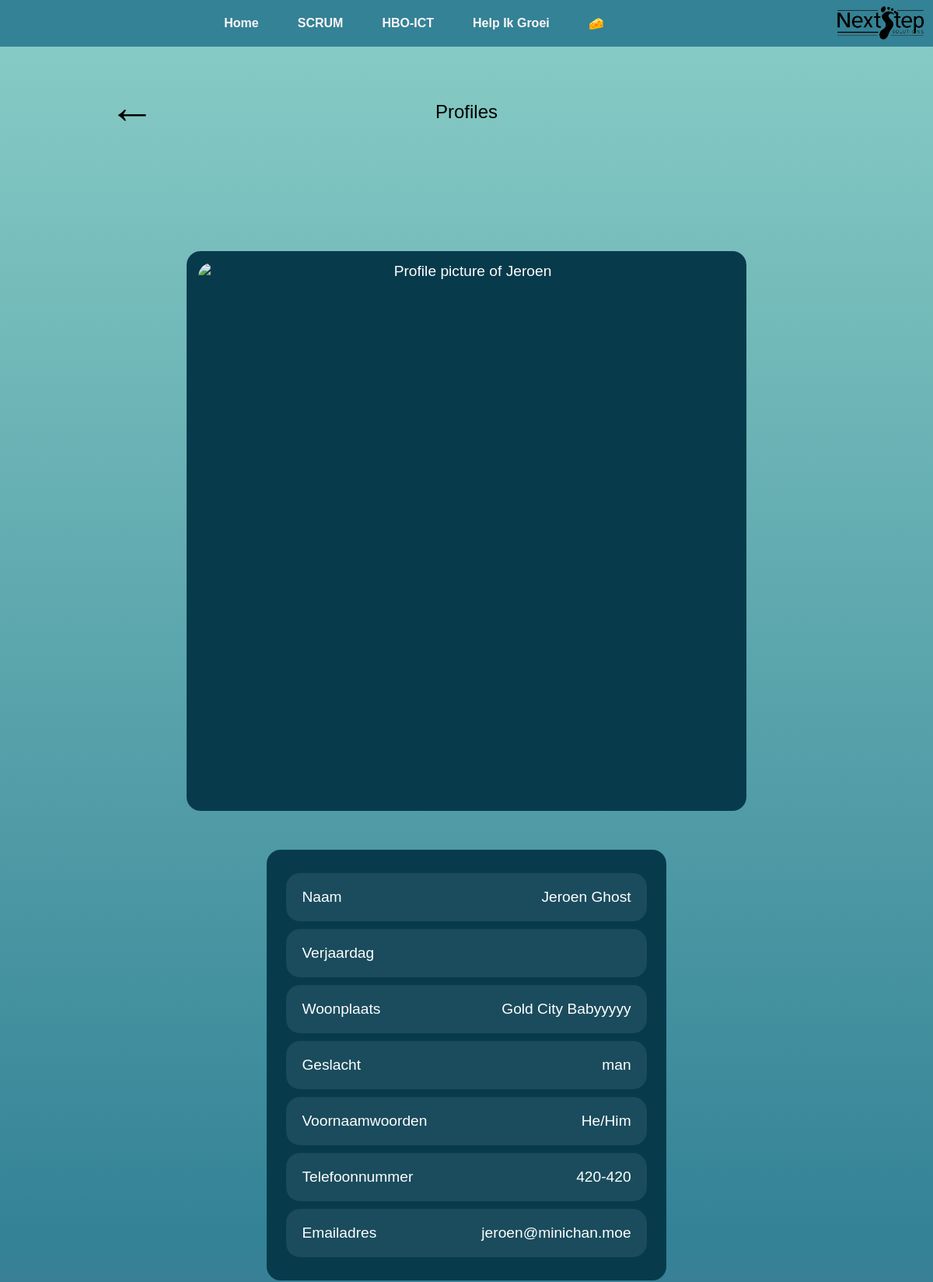
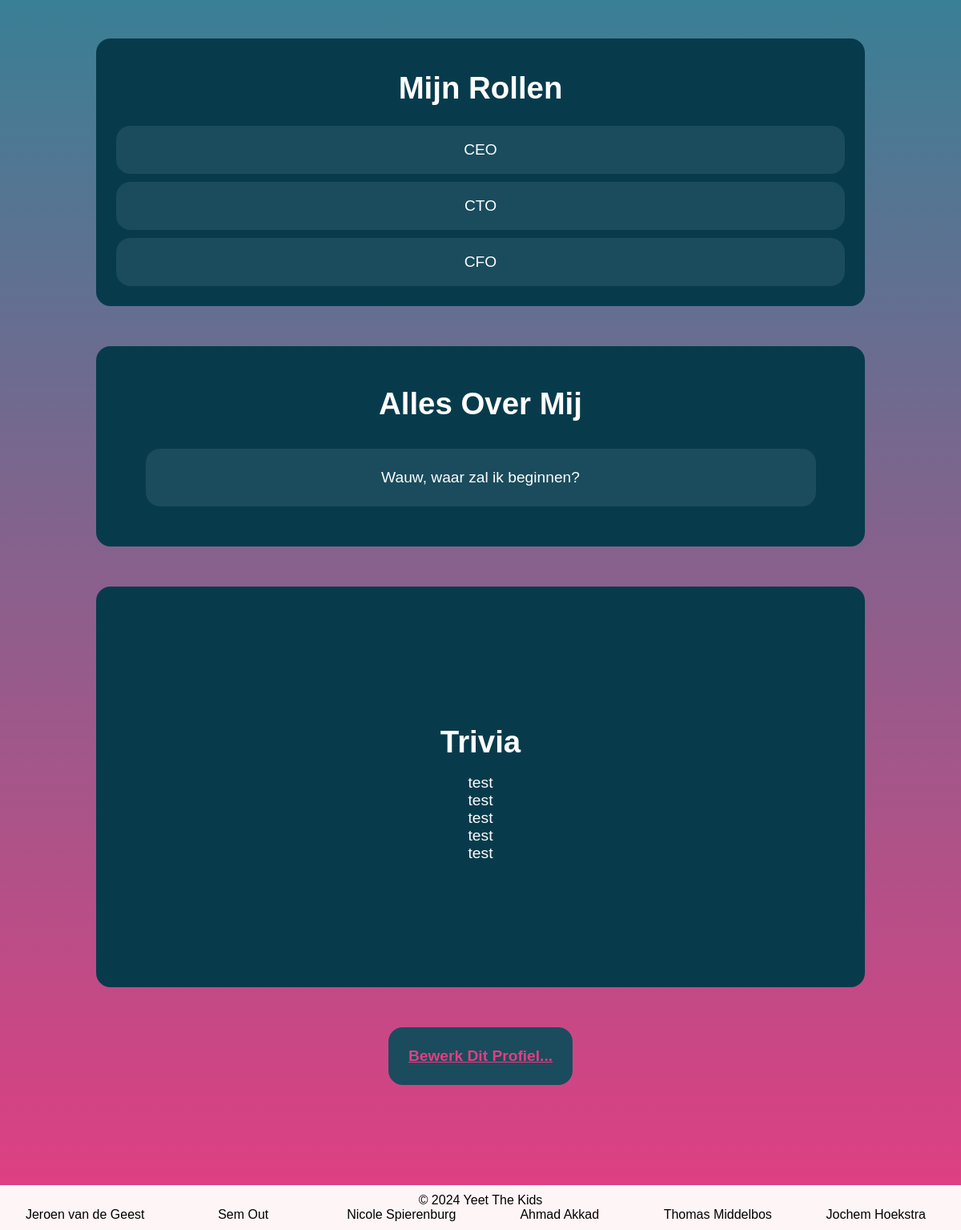
The page /profiles/Jeroen (signed in) on the database its author committed (2 pictures, top to bottom).
### user_profiles/models.py (models this page shows, shortened)
class User(AbstractUser):
    GENDERS = [
        ('geheim', 'Geheim'),
        ('vrouw', 'Vrouwelijk'),
        ('man', 'Mannelijk'),
        ('nb', 'Non-Binair'),
    ]
    pfp = models.ImageField(upload_to='profile_pics/', blank=True, null=True)
    first_name = models.CharField(max_length=100)
    last_name = models.CharField(max_length=100)
    city = models.CharField(max_length=100)
    birthday = models.DateField(default=datetime.datetime.now())
    gender = models.CharField(max_length=10, choices=GENDERS)
    pronouns = models.CharField(max_length=15, blank=True)
    number = models.CharField(max_length=12)
    bio = models.TextField(max_length=1000, blank=True)
    trivia1 = models.CharField(max_length=100, blank=True)
    trivia2 = models.CharField(max_length=100, blank=True)
    trivia3 = models.CharField(max_length=100, blank=True)
    trivia4 = models.CharField(max_length=100, blank=True)
    trivia5 = models.CharField(max_length=100, blank=True)
    def __getitem__(self, key):
        return getattr(self, key)

### user_profiles/views.py (the view)
# urls.py: path('<str:current_name>', profile_view, name='profile'),
@login_required
def profile_view(request, current_name):
    user = None
    try:
        user = User.objects.get(username__iexact=current_name)
    except User.DoesNotExist:
        return render(request, '404.html')
    return render(request, 'profile.html', {'user': user})

### user_profiles/templates/profile.html (shortened to what this page needs)
{% extends 'core/base.html' %}
{% load static from static %}
{% block head %}
<link rel="stylesheet" href="{% static 'styles.css' %}">
{% endblock %}
{% block content %}
<div id="main-content">
    <div>
        <div class="page-header">
            <a class="back-button" href={% url 'user_profile_list' %}>
                &#8592;
            Profiles
        </div>
        <div id="profile-container">
            <div class="profile-row" id="row1">
                <div class="rounded-card" id="profile-pfp">
                    <img src="" alt="Profile picture of {{ user.username }}" />
                </div>
                <div class="rounded-card" id="profile-info">
                    <div class="info">
                        <div class="profile-info-box-q" id="profile-name">Naam</div>
                        <div class="profile-info-box" id="profile-name">{{ user.first_name }} {{user.last_name}}</div>
                    </div>
                    <div class="info">
                        <div class="profile-info-box-q" id="profile-age">Verjaardag</div>
                    </div>
                    <div class="info">
                        <div class="profile-info-box-q" id="profile-city">Woonplaats</div>
                        <div class="profile-info-box" id="profile-city">{{ user.city }}</div>
                    </div>
                    <div class="info">
                        <div class="profile-info-box-q" id="profile-gender">Geslacht</div>
                        <div class="profile-info-box" id="profile-gender">{{ user.gender }}</div>
                    </div>
                    <div class="info">
                        <div class="profile-info-box-q" id="profile-gender">Voornaamwoorden</div>
                        <div class="profile-info-box" id="profile-gender">{{ user.pronouns }}</div>
                    </div>
                    <div class="info">
                        <div class="profile-info-box-q" id="profile-gender">Telefoonnummer</div>
                        <div class="profile-info-box" id="profile-gender">{{ user.number }}</div>
                    </div>
                    <div class="info">
                        <div class="profile-info-box-q" id="profile-gender">Emailadres</div>
                        <div class="profile-info-box" id="profile-gender">{{ user.email }}</div>
                    </div>
                </div>
            </div>
            <div class="profile-row" id="row2">
                <div class="rounded-card" id="profile-roles">
                    <h1>Mijn Rollen</h1>
                    <div class="profile-role" id="profile-role1">CEO</div>
                    <div class="profile-role" id="profile-role2">CTO</div>
                    <div class="profile-role" id="profile-role3">CFO</div>
                </div>
                <div class="rounded-card" id="profile-about-me">
                    <h1>Alles Over Mij</h1>
                    <p>
                        {{ user.bio }}
                    </p>
                </div>
            </div>
            <div class="profile-row" id="row3">
                <div class="rounded-card" id="profile-trivia">
                    <h1>Trivia</h1>
                    <p>{{ user.trivia1 }}</p>
                    <p>{{ user.trivia2 }}</p>
                    <p>{{ user.trivia3 }}</p>
                    <p>{{ user.trivia4 }}</p>
                    <p>{{ user.trivia5 }}</p>
                </div>
                <a href="{% url 'edit_profile' current_name=user.username %}" id="profile-edit-link">
                    <div class="rounded-card" id="profile-edit-box">
                        Bewerk Dit Profiel...
                    </div>
                </a>
            </div>
        </div>
    </div>
</div>
{% endblock %}

### APPYTK/static/layout.css (style rules this page uses)
.page-header { position: relative; text-align: center; font-size: 24px; margin-top: 40px; margin-bottom: 40px; }
.back-button { top: -0.45em; left: 0; position: absolute; font-size: 60px; margin-left: 20px; margin-top: auto; margin-bottom: auto; cursor: pointer; color: black; text-decoration: none; }

### APPYTK/static/styles.css (style rules this page uses)
:root { --yeet: #89cdc6; --the: #338296; --kids: #e43d82; --light: #fef5f7; --dark: #1a4c5d; --darker: #073b4c; --borderRadius: 18px; }
* { margin: 0; padding: 0; box-sizing: border-box; font-family: "Poppins", sans-serif; }
html { min-height: 100vh; min-width: 100vw; }
body { min-height: 100vh; height: 100%; width: 100%; background: linear-gradient(var(--yeet), var(--the), var(--kids)); display: flex; flex-direction: column; overflow-x: hidden; }
#main-content { display: flex; justify-content: center; align-items: center; }
.rounded-card { background-color: var(--darker); height: auto; width: 500px; height: 500px; border-radius: var(--borderRadius); text-align: center; padding: 15px; display: flex; flex-direction: column; justify-content: space-between; }
.rounded-card h1 { margin-bottom: 15px; margin-top: 15px !important; }
.rounded-card a, #profile-edit-link { color: var(--kids); font-weight: bold; }
#profile-container { display: flex; flex-direction: column; gap: 50px; width: 100%; max-width: 1100px; padding: 125px 0 125px 0; color: white; font-size: 1.2em; margin-right: auto; margin-left: auto; }
.profile-row { display: flex; gap: 50px; align-items: center; justify-content: center; flex-direction: row; }
#profile-pfp { width: 400px; height: 500px; }
#profile-pfp img { border-radius: var(--borderRadius); width: 100%; height: 100%; object-fit: cover; }
#profile-info { height: auto !important; display: flex; flex-direction: column; justify-content: space-between; align-items: center; width: auto !important; padding: 25px; }
#profile-info div { background-color: var(--dark); border-radius: var(--borderRadius); width: 100%; }
#row2 { margin-top: auto; }
#profile-roles { height: auto; width: 25%; padding: 25px; gap: 10px; }
#profile-roles div { background-color: var(--dark); height: 60px; display: flex; justify-content: center; align-items: center; border-radius: var(--borderRadius); padding: 5px; }
#profile-about-me { height: auto; width: 75%; display: flex; align-items: center; justify-content: center; }
#profile-about-me h1 { height: 10%; margin-bottom: 0.9em; }
#profile-about-me p { height: 90%; width: 90%; background-color: var(--dark); border-radius: var(--borderRadius); padding: 25px; margin-bottom: 0.8em; }
#row3 { width: 100%; display: flex; justify-content: center; align-items: center; flex-direction: column; }
#profile-trivia { width: 100%; display: flex; justify-content: center; align-items: center; }
#profile-trivia h1 { height: 10%; }
#profile-edit-box { height: 3em !important; width: auto; background-color: var(--dark); padding: 25px; transition: 0.3s; }
.info { display: flex; flex-direction: row; align-items: center; justify-content: center; margin: 5px; height: auto; padding: 20px; transition: 0.5s; }
.profile-info-box-q { text-align: left; padding-right: 125px; }
.profile-info-box { text-align: right; }
#profile-edit-box { display: flex; justify-content: center; align-items: center; }
@media screen and (max-width: 1200px) { .rounded-card { min-height: 250px; width: 80vw !important; } }
@media screen and (max-width: 1200px) { #profile-pfp { height: 60vw !important; width: 60vw !important; } }
@media screen and (max-width: 1200px) { .profile-row { flex-direction: column; } }
@media screen and (max-width: 1200px) { #profile-edit-box { height: auto !important; width: auto !important; min-height: 0; } }
@media screen and (max-width: 1200px) { #row2 { margin-top: auto; } }

### rows shown on the page
User: first_name "Jeroen", last_name "Ghost", city "Gold City Babyyyyy", gender "man", pronouns "He/Him", number "420-420", email "jeroen@minichan.moe", bio "Wauw, waar zal ik beginnen?", trivia1 "test", trivia2 "test", trivia3 "test", trivia4 "test", trivia5 "test"
